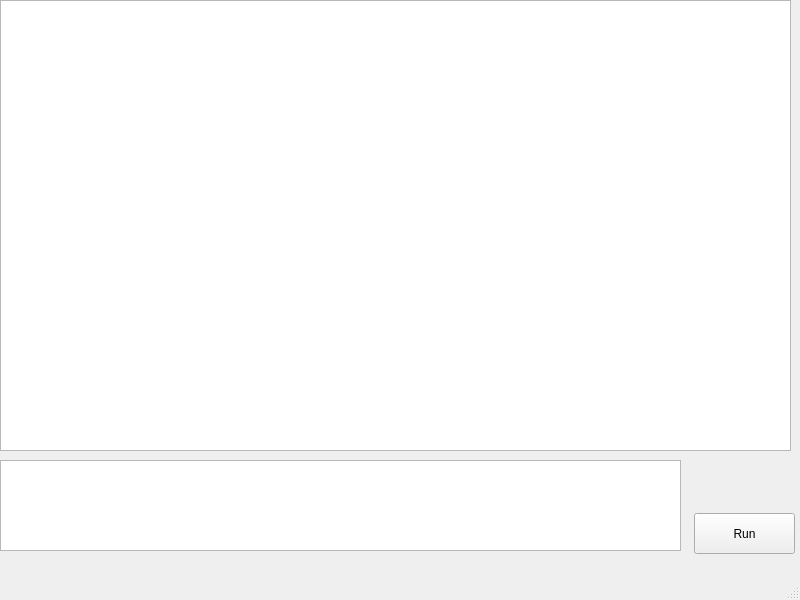
<?xml version="1.0" encoding="UTF-8"?>
<ui version="4.0">
 <class>MainWindow</class>
 <widget class="QMainWindow" name="MainWindow">
  <property name="geometry">
   <rect>
    <x>0</x>
    <y>0</y>
    <width>800</width>
    <height>600</height>
   </rect>
  </property>
  <property name="windowTitle">
   <string>MainWindow</string>
  </property>
  <widget class="QWidget" name="centralwidget">
   <widget class="QPushButton" name="pushButton">
    <property name="geometry">
     <rect>
      <x>694</x>
      <y>513</y>
      <width>101</width>
      <height>41</height>
     </rect>
    </property>
    <property name="text">
     <string>Run</string>
    </property>
   </widget>
   <widget class="QTextEdit" name="textEdit">
    <property name="geometry">
     <rect>
      <x>0</x>
      <y>0</y>
      <width>791</width>
      <height>451</height>
     </rect>
    </property>
   </widget>
   <widget class="QLabel" name="label">
    <property name="geometry">
     <rect>
      <x>2</x>
      <y>515</y>
      <width>691</width>
      <height>41</height>
     </rect>
    </property>
    <property name="text">
     <string/>
    </property>
    <property name="alignment">
     <set>Qt::AlignLeading|Qt::AlignLeft|Qt::AlignTop</set>
    </property>
   </widget>
   <widget class="QTextEdit" name="textEdit_2">
    <property name="enabled">
     <bool>true</bool>
    </property>
    <property name="geometry">
     <rect>
      <x>0</x>
      <y>460</y>
      <width>681</width>
      <height>91</height>
     </rect>
    </property>
   </widget>
  </widget>
  <widget class="QMenuBar" name="menubar">
   <property name="geometry">
    <rect>
     <x>0</x>
     <y>0</y>
     <width>800</width>
     <height>22</height>
    </rect>
   </property>
  </widget>
  <widget class="QStatusBar" name="statusbar"/>
 </widget>
 <resources/>
 <connections/>
</ui>
